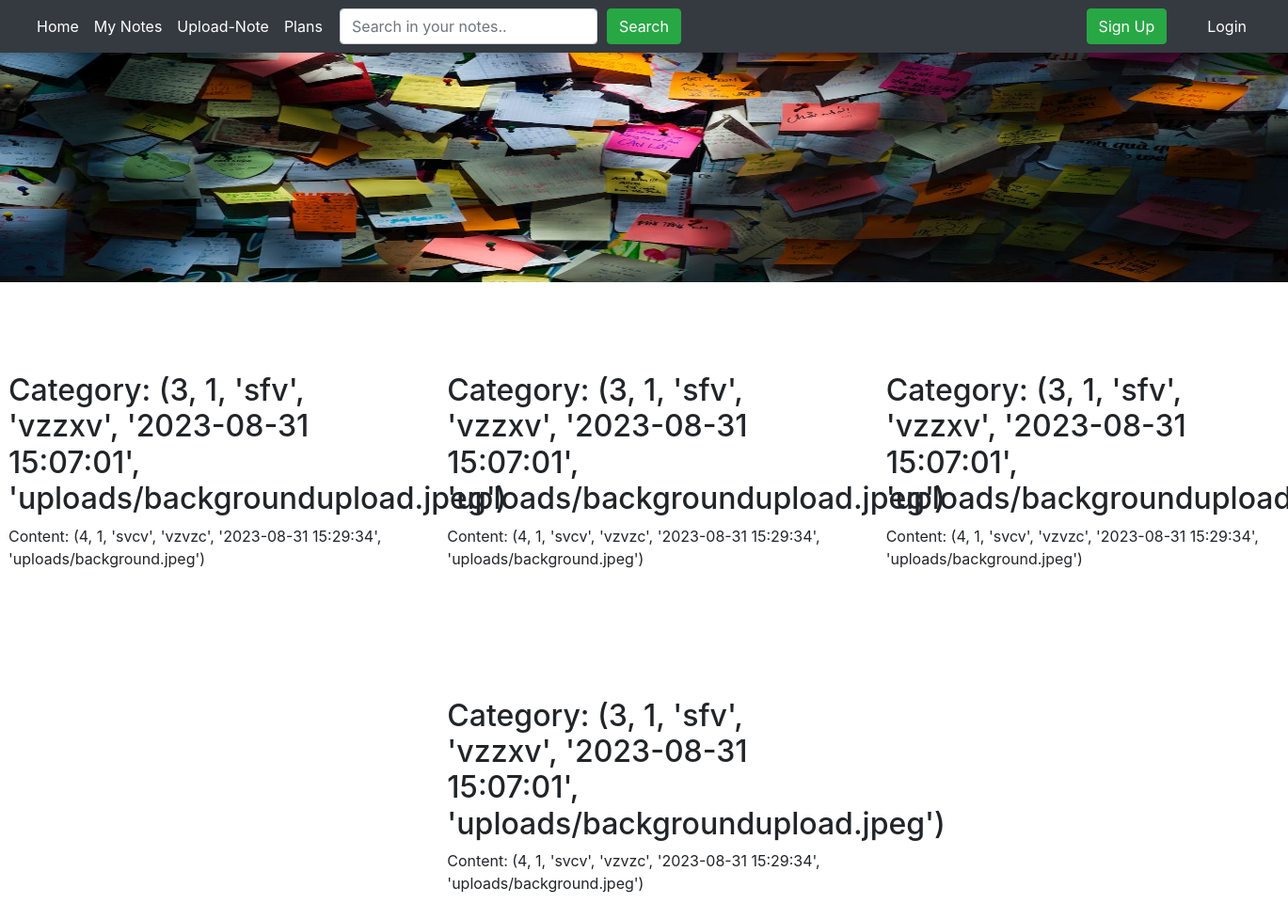
Screenshot of / (signed in) with the database file from the repository.
### tables this page shows
CREATE TABLE Notes (
        note_id INTEGER PRIMARY KEY AUTOINCREMENT,
        user_id INTEGER NOT NULL,
        title VARCHAR(255) NOT NULL,
        content TEXT NOT NULL,
        timestamp TIMESTAMP DEFAULT CURRENT_TIMESTAMP,
        image_url TEXT,
        FOREIGN KEY (user_id) REFERENCES Users(id)
        );

### app.py (the view)
@app.route("/")
def home():
    if 'username' in session:
            user_id=session['user_id']
            return render_template("index.html",Notes=get_all_notes(user_id))
    return "You are not logged in."

### db/connection.py (called while the page is built)
def connectDB():
    return sqlite3.connect("db/database.db")

def get_all_notes(user_id):
    connection = connectDB()
    query="""
    SELECT * FROM NOTES WHERE user_id = ?
    """
    cursor=connection.cursor()
    cursor.execute(query,(user_id,))
    return cursor.fetchall()

### templates/index.html (shortened to what this page needs)
<!DOCTYPE html>
<html lang="en">
<head>
    {% include 'bootstrap_css.html' %}
</head>
<body>
    {% include 'navbar.html' %}
    {% include 'banner.html' %}
    <br>
    <div class="row justify-content-center">
        {% for note in Notes %}
        <div class="col-md-6 col-lg-4 form-container p-4 mt-5 me-1">
            <div class="row">
                <div class="col-3">
                </div>
                <div class="col">
                    <h2>Category: {{ Notes[2] }}</h2>
                    <p>Content: {{Notes[3]}}</p>
                </div>
            </div>
        </div>
        <br>
        {% endfor %}
    </div>
</body>
</html>

### templates/bootstrap_css.html (shortened to what this page needs)
<link
  rel="stylesheet"
  href="/static/style/main.css"
/>

### templates/navbar.html
  <nav class="navbar navbar-expand-md navbar-dark bg-dark shadow-sm fixed-top" aria-label="Fourth navbar example">
    <div class="container-fluid">
      <div class="collapse navbar-collapse" id="navbarsExample04">
        <ul class="navbar-nav me-auto mb-2 mb-md-0">
          <li class="nav-item">
            <a class="nav-link active" aria-current="page" href="/">Home</a>
          </li>
          <li>
            <a class="nav-link active" aria-current="page" href="/MY-Note">My Notes</a>
          </li>
          <li>
            <a class="nav-link active" aria-current="page" href="/Upload-Note">Upload-Note</a>
          </li>
          <li>
            <a class="nav-link active" aria-current="page" href="/courses">Plans</a>
          </li>
        </ul>
        <div>
          <form role="search" class="row g-3" style="margin-left: 10px;" action="/search" method="get">
            <div class="text-center">
              <input class="form-control" type="search" name="job_name" placeholder="Search in your notes.." aria-label="Search">
            </div>
            <div class="text-center" style="margin-left: 10px;">
              <button type="submit" class="btn btn btn-success" name="search">Search</button>
            </div>
          </form>
        </div>
      </div>
      <a href="/sign-up" type="button" class="btn btn-success " style="float: right;">Sign Up</a>
      <a href="/login" type="button" class="btn btn-dark "  style="float: right;margin-left: 30px;">Login</a>
    </div>
  </nav>

### templates/banner.html (shortened to what this page needs)
<img
  class="img-fluid"
  src="/static/images/background.jpeg"
  alt="Natural View"
  id="banner"
/>

### templates/banner.html (style rules this page uses)
#banner { height: 300px; width: 100%; }

### rows the page displays
Notes: Notes "(3, 1, 'sfv', 'vzzxv', '2023-08-31 15:07:01', 'uploads/backgroundupload.jpeg')", Notes "(4, 1, 'svcv', 'vzvzc', '2023-08-31 15:29:34', 'uploads/background.jpeg')"
Notes: Notes "(3, 1, 'sfv', 'vzzxv', '2023-08-31 15:07:01', 'uploads/backgroundupload.jpeg')", Notes "(4, 1, 'svcv', 'vzvzc', '2023-08-31 15:29:34', 'uploads/background.jpeg')"
Notes: Notes "(3, 1, 'sfv', 'vzzxv', '2023-08-31 15:07:01',…", Notes "(4, 1, 'svcv', 'vzvzc', '2023-08-31 15:29:34', 'uploads/background.jpeg')"
Notes: Notes "(3, 1, 'sfv', 'vzzxv', '2023-08-31 15:07:01', 'uploads/backgroundupload.jpeg')", Notes "(4, 1, 'svcv', 'vzvzc', '2023-08-31 15:29:34', 'uploads/background.jpeg')"
